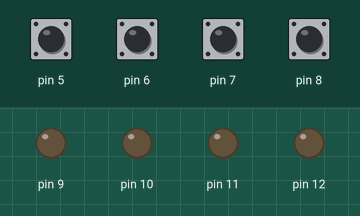
Bench run of a sketch on a simulated Arduino Pro Mini, built with avr-gcc and run on an emulated ATmega328P. On the bench: output pins drawn as LEDs (lit = HIGH). Inputs (shaded band) come from the test bench; at power-on: pin 5–8 HIGH.

Above: at 1.2 s.
1.3 s: pin 5 pulled LOW for 0.15 s
At 2.5 s:
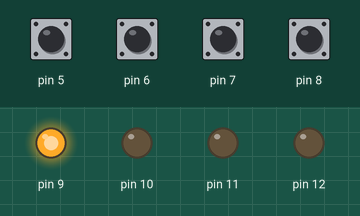
2.9 s: pin 6 pulled LOW for 0.15 s
At 3.7 s:
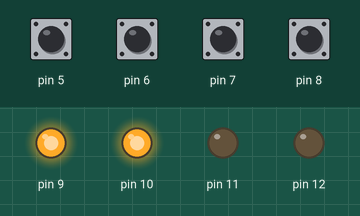
4.5 s: pin 7 pulled LOW for 0.15 s
At 5.0 s:
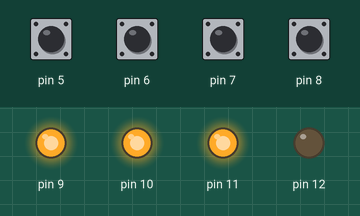
6.1 s: pin 8 pulled LOW for 0.15 s
At 7.3 s:
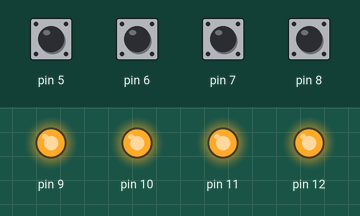
7.7 s: pin 5 pulled LOW for 1 s
At 8.6 s:
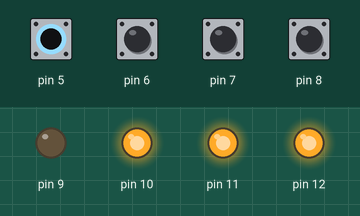
10.2 s: pin 6 pulled LOW for 1 s
At 10.5 s:
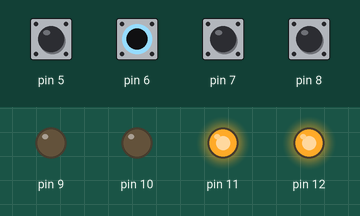
Timing chart, 0 to 13.2 s (numbered marks = the images above; inputs shaded):
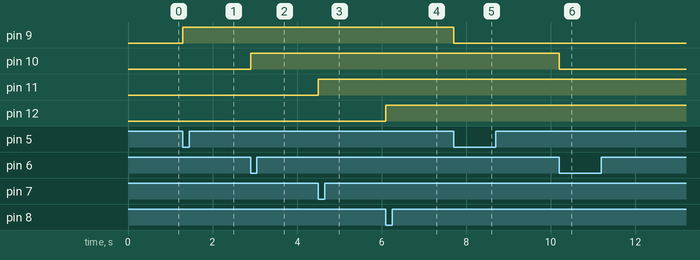

Measured:
- after the input at 1.3 s, pin 9: LOW → HIGH at once
- after the input at 2.9 s, pin 10: LOW → HIGH at once
- after the input at 4.5 s, pin 11: LOW → HIGH at once
- after the input at 6.1 s, pin 12: LOW → HIGH at once
- after the input at 7.7 s, pin 9: HIGH → LOW at once
- after the input at 10.2 s, pin 10: HIGH → LOW at once

The sketch:

rf_remote_4_ch.ino
```cpp
//www.nyebarilmu.com https://www.nyebarilmu.com/kendali-lampu-rumah-dengan-rf-wireless-4-channel/
//program RF Wireless 4 channel menggunakan arduino pro mini

#include <JC_Button.h>       //https://www.nyebarilmu.com/?file=2844&amp=1

const byte
    RELAY1_PIN(12),    //relay yang terhubung pada pin                  (out)
    RELAY2_PIN(11),
    RELAY3_PIN(10),
    RELAY4_PIN(9),

    RFWIRELESS1_PIN(8), //output RF Wireless yang terhubung pada pin    (in)
    RFWIRELESS2_PIN(7),
    RFWIRELESS3_PIN(6),
    RFWIRELESS4_PIN(5);

ToggleButton
    rf1(RFWIRELESS1_PIN), //Format untuk mode toggle atau latching
    rf2(RFWIRELESS2_PIN),
    rf3(RFWIRELESS3_PIN),
    rf4(RFWIRELESS4_PIN);

void setup()
{
    rf1.begin(); //prosedur pembacaan status
    rf2.begin();
    rf3.begin();
    rf4.begin();

    pinMode(RELAY1_PIN, OUTPUT); //deklarasi relay sebagai output
    pinMode(RELAY2_PIN, OUTPUT);
    pinMode(RELAY3_PIN, OUTPUT);
    pinMode(RELAY4_PIN, OUTPUT);

    digitalWrite(RELAY1_PIN, rf1.toggleState()); //nilai awal output relay
    digitalWrite(RELAY2_PIN, rf2.toggleState());
    digitalWrite(RELAY3_PIN, rf3.toggleState());
    digitalWrite(RELAY4_PIN, rf4.toggleState());
}

void loop()
{
    rf1.read(); //prosedur pembacaan kondisi
    rf2.read();
    rf3.read();
    rf4.read();

    if (rf1.changed()) digitalWrite(RELAY1_PIN, rf1.toggleState()); //merubah status jika terjadi
    if (rf2.changed()) digitalWrite(RELAY2_PIN, rf2.toggleState()); //pembacaan kondisi yang
    if (rf3.changed()) digitalWrite(RELAY3_PIN, rf3.toggleState()); //berbeda dengan sebelumnya
    if (rf4.changed()) digitalWrite(RELAY4_PIN, rf4.toggleState());
}
```
